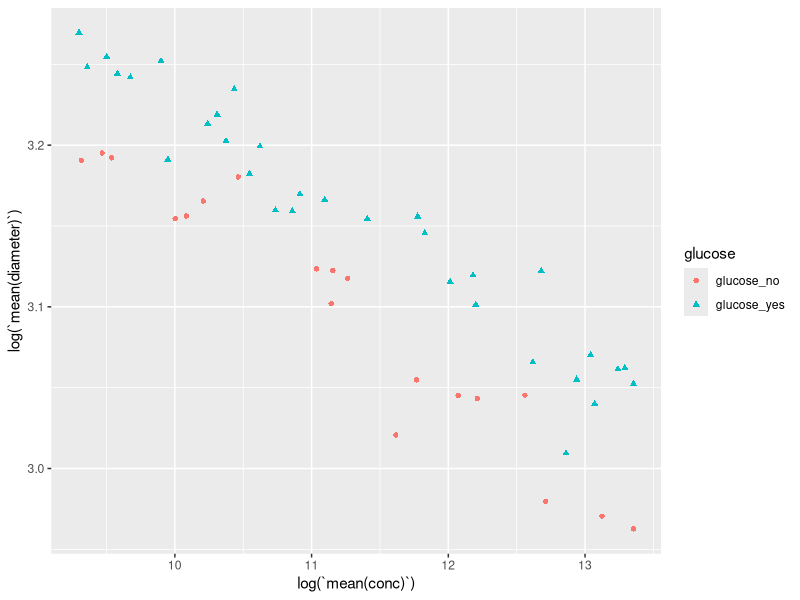
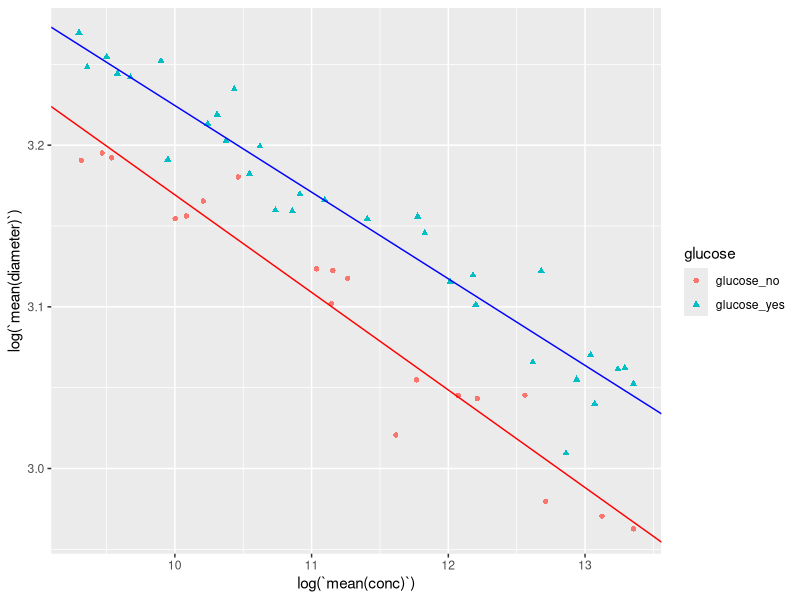

The R script that drew these images, in order:
library(dplyr)
library(ggplot2)
df = read.table("tetrahymena.tsv",header = T)
df<-df %>%
  filter(diameter>19.2) 
df<-df %>% 
  group_by(culture,glucose) %>% summarise(mean(conc),mean(diameter))
df<-df %>%
  mutate(log(`mean(conc)`),log(`mean(diameter)`))
plot<-df %>%
  ggplot(.,aes(x=log(`mean(conc)`),y=log(`mean(diameter)`),shape=glucose))+
  geom_point(aes(color=glucose))
plot
colnames(df)[5]<-'log_conc'
colnames(df)[6]<-'log_dia'
fit1<-lm(log_dia~log_conc, data = df[1:32,])
fit2<-lm(log_dia~log_conc, data = df[33:51,])
plot+geom_abline(intercept = coef(fit1)[1],slope = coef(fit1)[2],color='blue')+
  geom_abline(intercept = coef(fit2)[1],slope = coef(fit2)[2],color='red')

